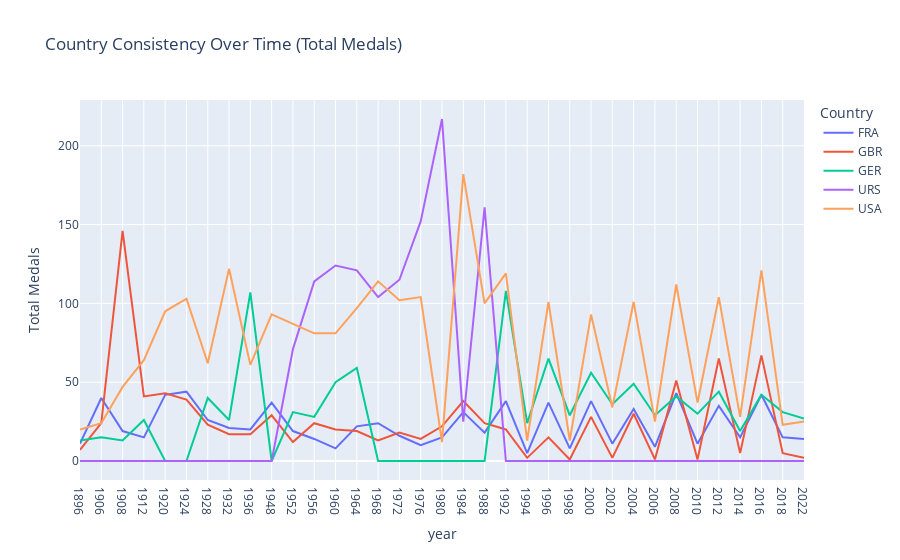

Notebook cell for this chart:
### Code cell
topFiveHighestTotal = medalTableByYear.groupby(['noc'])['total'].sum(
).reset_index().sort_values(by='total', ascending=False).head(5)

# Create the line plot
fig = px.line(medalTableByYear[medalTableByYear['noc'].isin(topFiveHighestTotal['noc'].tolist())], x='year', y='total', color='noc',
              title='Country Consistency Over Time (Total Medals)',
              labels={'total': 'Total Medals', 'noc': 'Country'})
fig

### Figure 1 — Plotly figure (JSON) as saved in the notebook; plotly's stock layout.template omitted (floating-point values rounded to 4 significant figures)
{"data": [{"hovertemplate": "Country=FRA<br>year=%{x}<br>Total Medals=%{y}<extra></extra>", "legendgroup": "FRA", "line": {"color": "#636efa", "dash": "solid"}, "marker": {"symbol": "circle"}, "mode": "lines", "name": "FRA", "orientation": "v", "showlegend": true, "type": "scatter", "x": ["1896", "1906", "1908", "1912", "1920", "1924", "1928", "1932", "1936", "1948", "1952", "1956", "1960", "1964", "1968", "1972", "1976", "1980", "1984", "1988", "1992", "1994", "1996", "1998", "2000", "2002", "2004", "2006", "2008", "2010", "2012", "2014", "2016", "2018", "2022"], "xaxis": "x", "y": [11, 40, 19, 15, 42, 44, 26, 21, 20, 37, 19, 14, 8, 22, 24, 16, 10, 15, 31, 18, 38, 5, 37, 8, 38, 11, 33, 9, 43, 11, 35, 15, 42, 15, 14], "yaxis": "y"}, {"hovertemplate": "Country=GBR<br>year=%{x}<br>Total Medals=%{y}<extra></extra>", "legendgroup": "GBR", "line": {"color": "#EF553B", "dash": "solid"}, "marker": {"symbol": "circle"}, "mode": "lines", "name": "GBR", "orientation": "v", "showlegend": true, "type": "scatter", "x": ["1896", "1906", "1908", "1912", "1920", "1924", "1928", "1932", "1936", "1948", "1952", "1956", "1960", "1964", "1968", "1972", "1976", "1980", "1984", "1988", "1992", "1994", "1996", "1998", "2000", "2002", "2004", "2006", "2008", "2010", "2012", "2014", "2016", "2018", "2022"], "xaxis": "x", "y": [7, 24, 146, 41, 43, 39, 23, 17, 17, 29, 12, 24, 20, 19, 13, 18, 14, 22, 38, 24, 20, 2, 15, 1, 28, 2, 30, 1, 51, 1, 65, 5, 67, 5, 2], "yaxis": "y"}, {"hovertemplate": "Country=GER<br>year=%{x}<br>Total Medals=%{y}<extra></extra>", "legendgroup": "GER", "line": {"color": "#00cc96", "dash": "solid"}, "marker": {"symbol": "circle"}, "mode": "lines", "name": "GER", "orientation": "v", "showlegend": true, "type": "scatter", "x": ["1896", "1906", "1908", "1912", "1920", "1924", "1928", "1932", "1936", "1948", "1952", "1956", "1960", "1964", "1968", "1972", "1976", "1980", "1984", "1988", "1992", "1994", "1996", "1998", "2000", "2002", "2004", "2006", "2008", "2010", "2012", "2014", "2016", "2018", "2022"], "xaxis": "x", "y": [13, 15, 13, 26, 0, 0, 40, 26, 107, 0, 31, 28, 50, 59, 0, 0, 0, 0, 0, 0, 108, 24, 65, 29, 56, 36, 49, 29, 41, 30, 44, 19, 42, 31, 27], "yaxis": "y"}, {"hovertemplate": "Country=URS<br>year=%{x}<br>Total Medals=%{y}<extra></extra>", "legendgroup": "URS", "line": {"color": "#ab63fa", "dash": "solid"}, "marker": {"symbol": "circle"}, "mode": "lines", "name": "URS", "orientation": "v", "showlegend": true, "type": "scatter", "x": ["1896", "1906", "1908", "1912", "1920", "1924", "1928", "1932", "1936", "1948", "1952", "1956", "1960", "1964", "1968", "1972", "1976", "1980", "1984", "1988", "1992", "1994", "1996", "1998", "2000", "2002", "2004", "2006", "2008", "2010", "2012", "2014", "2016", "2018", "2022"], "xaxis": "x", "y": [0, 0, 0, 0, 0, 0, 0, 0, 0, 0, 71, 114, 124, 121, 104, 115, 152, 217, 25, 161, 0, 0, 0, 0, 0, 0, 0, 0, 0, 0, 0, 0, 0, 0, 0], "yaxis": "y"}, {"hovertemplate": "Country=USA<br>year=%{x}<br>Total Medals=%{y}<extra></extra>", "legendgroup": "USA", "line": {"color": "#FFA15A", "dash": "solid"}, "marker": {"symbol": "circle"}, "mode": "lines", "name": "USA", "orientation": "v", "showlegend": true, "type": "scatter", "x": ["1896", "1906", "1908", "1912", "1920", "1924", "1928", "1932", "1936", "1948", "1952", "1956", "1960", "1964", "1968", "1972", "1976", "1980", "1984", "1988", "1992", "1994", "1996", "1998", "2000", "2002", "2004", "2006", "2008", "2010", "2012", "2014", "2016", "2018", "2022"], "xaxis": "x", "y": [20, 24, 47, 64, 95, 103, 62, 122, 61, 93, 87, 81, 81, 97, 114, 102, 104, 12, 182, 100, 119, 13, 101, 13, 93, 34, 101, 25, 112, 37, 104, 28, 121, 23, 25], "yaxis": "y"}], "layout": {"legend": {"title": {"text": "Country"}, "tracegroupgap": 0}, "title": {"text": "Country Consistency Over Time (Total Medals)"}, "xaxis": {"anchor": "y", "domain": [0, 1], "title": {"text": "year"}}, "yaxis": {"anchor": "x", "domain": [0, 1], "title": {"text": "Total Medals"}}}}
